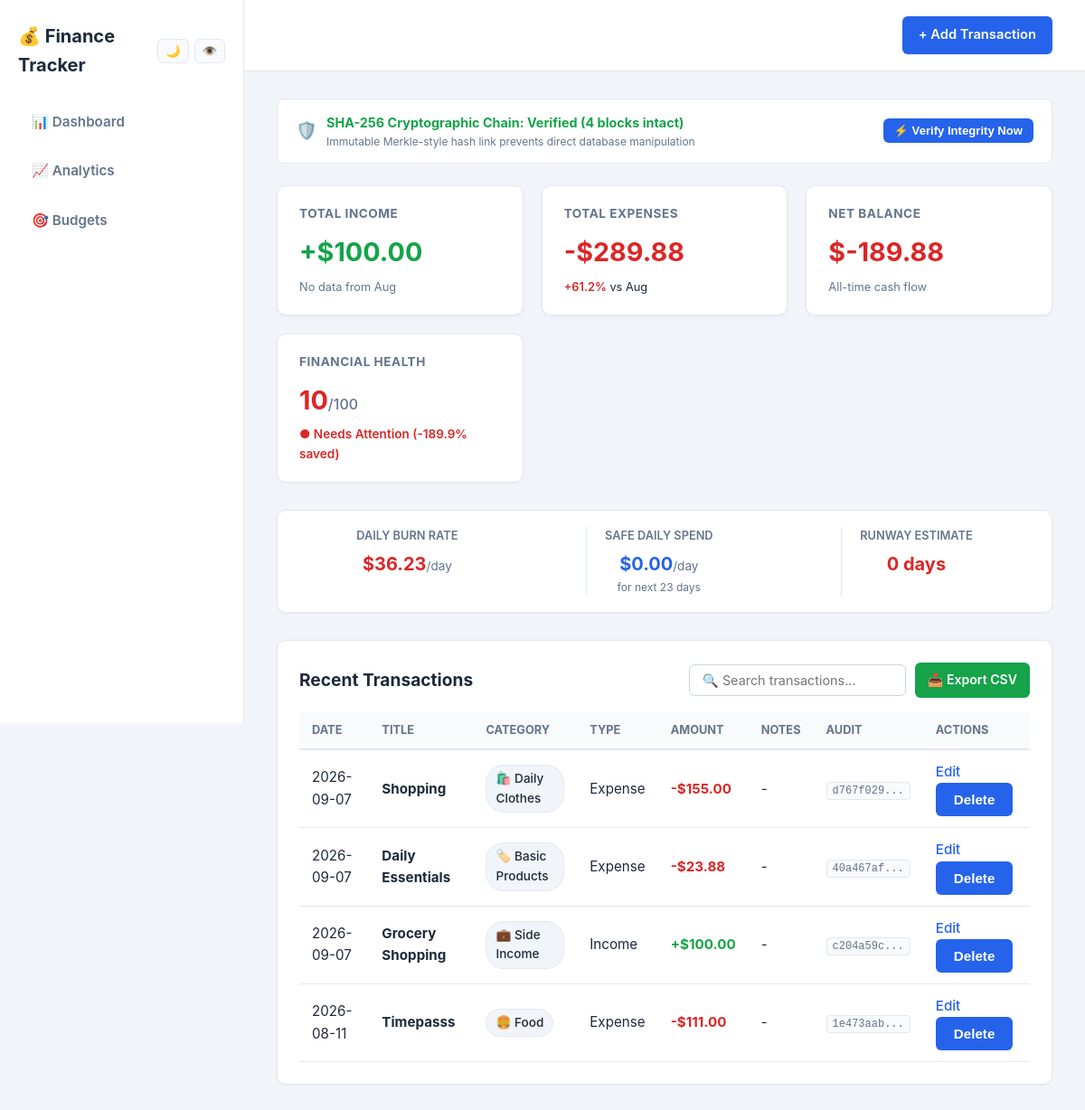
Before: / with the older database file.
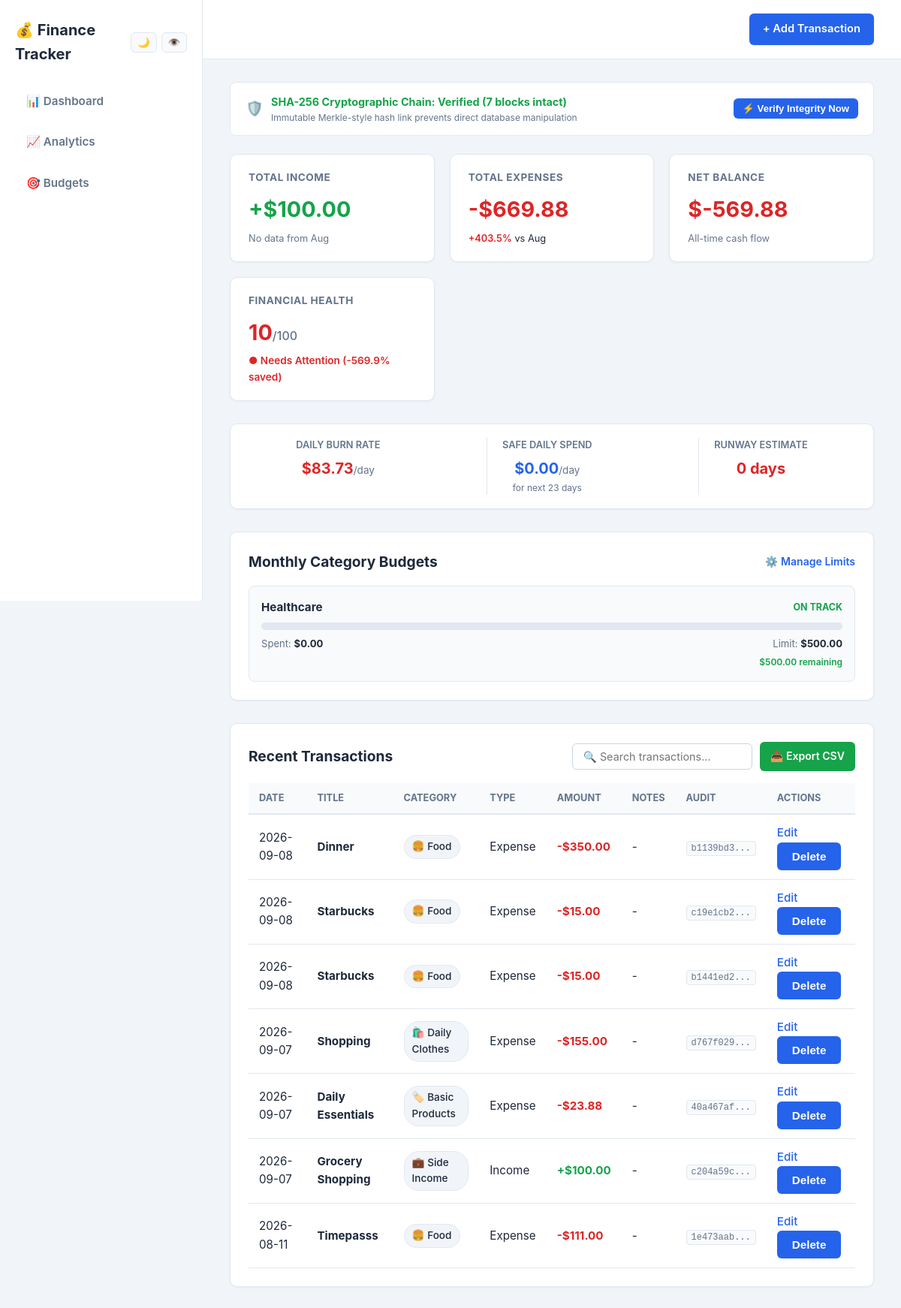
After: the same page with the newer database file.
### tables this page shows
CREATE TABLE transactions (
    id INTEGER PRIMARY KEY AUTOINCREMENT,
    title TEXT NOT NULL,
    amount REAL NOT NULL CHECK(amount > 0),
    type TEXT NOT NULL CHECK(type IN ('income', 'expense')),
    category TEXT NOT NULL,
    date TEXT NOT NULL CHECK(date GLOB '[0-9][0-9][0-9][0-9]-[0-1][0-9]-[0-3][0-9]'),
    notes TEXT
, prev_hash TEXT NOT NULL DEFAULT '0', curr_hash TEXT NOT NULL DEFAULT '');

CREATE TABLE budgets (
    id INTEGER PRIMARY KEY AUTOINCREMENT,
    category TEXT UNIQUE NOT NULL,
    monthly_limit REAL NOT NULL CHECK(monthly_limit > 0)
);

### app.py (the view)
@app.route('/')
def index():
    conn = get_db_connection()
    ensure_hash_columns(conn)
    transactions = conn.execute(
        'SELECT * FROM transactions ORDER BY date DESC, id DESC'
    ).fetchall()
    total_income = sum(row['amount'] for row in transactions if row['type'] == 'income')
    total_expense = sum(row['amount'] for row in transactions if row['type'] == 'expense')
    balance = total_income - total_expense
    health_stats = calculate_financial_health(total_income, total_expense)
    burn_stats = calculate_burn_rate_and_runway(total_expense, balance)
    comparison = get_month_comparison(conn)
    budget_progress = get_budget_progress(conn)
    is_valid, bad_id, total_checked = verify_ledger_integrity(conn)
    anomalies, flagged_ids = detect_anomalies(conn, transactions)
    conn.close()
    return render_template(
        'index.html',
        transactions=transactions,
        total_income=total_income,
        total_expense=total_expense,
        balance=balance,
        health_stats=health_stats,
        burn_stats=burn_stats,
        comparison=comparison,
        budget_progress=budget_progress,
        ledger_valid=is_valid,
        compromised_id=bad_id,
        total_verified=total_checked,
        anomalies=anomalies,
        flagged_ids=flagged_ids
    )

### templates/index.html (shortened to what this page needs)
{% extends 'base.html' %}
{% block content %}
<div style="background: var(--bg-card); padding: 14px 20px; border-radius: 8px; border: 1px solid var(--border-color); margin-bottom: 24px; display: flex; justify-content: space-between; align-items: center; flex-wrap: wrap; gap: 12px;">
    <div style="display: flex; align-items: center; gap: 10px;">
        <span style="font-size: 1.2rem;">{% if ledger_valid %}🛡️{% else %}🚨{% endif %}</span>
        <div>
            <div style="font-size: 0.9rem; font-weight: 700; color: {% if ledger_valid %}var(--income){% else %}var(--expense){% endif %};">
                {% if ledger_valid %}
                    SHA-256 Cryptographic Chain: Verified ({{ total_verified }} blocks intact)
                {% else %}
                    TAMPER ALERT: Broken Chain at Transaction #{{ compromised_id }}!
                {% endif %}
            </div>
            <div style="font-size: 0.75rem; color: var(--text-muted);">Immutable Merkle-style hash link prevents direct database manipulation</div>
        </div>
    </div>
    <form method="POST" action="{{ url_for('audit_verify') }}" style="margin: 0; padding: 0; background: none; border: none; box-shadow: none;">
        <button type="submit" class="btn-control" style="font-size: 0.82rem; padding: 6px 12px; cursor: pointer;">
            ⚡ Verify Integrity Now
        </button>
    </form>
</div>
<section class="summary">
    <div class="card income">
        <h3>Total Income</h3>
        <p class="money-value" style="color: var(--income);">+${{ "%.2f"|format(total_income) }}</p>
        <div style="font-size: 0.8rem; margin-top: 6px;">
            {% if comparison.income_change is not none %}
                {% if comparison.income_change >= 0 %}
                    <span style="color: var(--income); font-weight: 600;">+{{ comparison.income_change }}%</span> vs {{ comparison.prev_month_name }}
                {% else %}
                    <span style="color: var(--expense); font-weight: 600;">{{ comparison.income_change }}%</span> vs {{ comparison.prev_month_name }}
                {% endif %}
            {% else %}
                <span style="color: var(--text-muted);">No data from {{ comparison.prev_month_name }}</span>
            {% endif %}
        </div>
    </div>
    <div class="card expense">
        <h3>Total Expenses</h3>
        <p class="money-value" style="color: var(--expense);">-${{ "%.2f"|format(total_expense) }}</p>
        <div style="font-size: 0.8rem; margin-top: 6px;">
            {% if comparison.expense_change is not none %}
                {% if comparison.expense_change <= 0 %}
                    <span style="color: var(--income); font-weight: 600;">{{ comparison.expense_change }}%</span> vs {{ comparison.prev_month_name }}
                {% else %}
                    <span style="color: var(--expense); font-weight: 600;">+{{ comparison.expense_change }}%</span> vs {{ comparison.prev_month_name }}
                {% endif %}
            {% else %}
                <span style="color: var(--text-muted);">No data from {{ comparison.prev_month_name }}</span>
            {% endif %}
        </div>
    </div>
    <div class="card balance">
        <h3>Net Balance</h3>
        <p class="money-value" style="color: {% if balance >= 0 %}var(--income){% else %}var(--expense){% endif %};">
            ${{ "%.2f"|format(balance) }}
        </p>
        <div style="font-size: 0.8rem; margin-top: 6px; color: var(--text-muted);">
            All-time cash flow
        </div>
    </div>
    <div class="card health">
        <h3>Financial Health</h3>
        <p style="color: {{ health_stats.color }};">
            {{ health_stats.score }}<span style="font-size: 1rem; color: var(--text-muted); font-weight: 500;">/100</span>
        </p>
        <div style="font-size: 0.85rem; margin-top: 4px; color: {{ health_stats.color }}; font-weight: 600;">
            ● {{ health_stats.status }} ({{ health_stats.savings_rate }}% saved)
        </div>
    </div>
</section>
<section style="background: var(--bg-card); padding: 18px 24px; border-radius: 10px; border: 1px solid var(--border-color); box-shadow: 0 1px 3px rgba(0,0,0,0.05); margin-bottom: 30px; display: flex; justify-content: space-around; flex-wrap: wrap; gap: 15px; text-align: center;">
    <div>
        <div style="font-size: 0.8rem; color: var(--text-muted); text-transform: uppercase; font-weight: 600;">Daily Burn Rate</div>
        <div class="money-value" style="font-size: 1.25rem; font-weight: 700; color: var(--expense); margin-top: 4px;">
            ${{ "%.2f"|format(burn_stats.daily_burn_rate) }}<span style="font-size: 0.85rem; color: var(--text-muted); font-weight: normal;">/day</span>
        </div>
    </div>
    <div style="border-left: 1px solid var(--border-color); padding-left: 20px;">
        <div style="font-size: 0.8rem; color: var(--text-muted); text-transform: uppercase; font-weight: 600;">Safe Daily Spend</div>
        <div class="money-value" style="font-size: 1.25rem; font-weight: 700; color: var(--primary); margin-top: 4px;">
            ${{ "%.2f"|format(burn_stats.safe_daily_spend) }}<span style="font-size: 0.85rem; color: var(--text-muted); font-weight: normal;">/day</span>
        </div>
        <div style="font-size: 0.75rem; color: var(--text-muted);">for next {{ burn_stats.days_remaining }} days</div>
    </div>
    <div style="border-left: 1px solid var(--border-color); padding-left: 20px;">
        <div style="font-size: 0.8rem; color: var(--text-muted); text-transform: uppercase; font-weight: 600;">Runway Estimate</div>
        <div style="font-size: 1.25rem; font-weight: 700; color: {% if burn_stats.runway_days and burn_stats.runway_days > 30 %}var(--income){% elif burn_stats.runway_days and burn_stats.runway_days > 14 %}#f59e0b{% else %}var(--expense){% endif %}; margin-top: 4px;">
            {% if burn_stats.runway_days is not none %}
                {{ burn_stats.runway_days }} days
            {% else %}
                ∞ (No burn)
            {% endif %}
        </div>
    </div>
</section>
{% if budget_progress %}
<section style="background: var(--bg-card); padding: 24px; border-radius: 10px; border: 1px solid var(--border-color); box-shadow: 0 1px 3px rgba(0,0,0,0.05); margin-bottom: 30px;">
    <div style="display: flex; justify-content: space-between; align-items: center; margin-bottom: 16px;">
        <h2 style="font-size: 1.2rem; color: var(--text-primary);">Monthly Category Budgets</h2>
        <a href="{{ url_for('manage_budgets') }}" style="font-size: 0.88rem; color: var(--primary); text-decoration: none; font-weight: 600;">⚙️ Manage Limits</a>
    </div>
    <div style="display: grid; grid-template-columns: repeat(auto-fit, minmax(260px, 1fr)); gap: 20px;">
        {% for b in budget_progress %}
        <div style="background: var(--bg-subtle); padding: 16px; border-radius: 8px; border: 1px solid var(--border-color);">
            <div style="display: flex; justify-content: space-between; align-items: center; margin-bottom: 8px;">
                <span style="font-weight: 700; font-size: 0.95rem; color: var(--text-primary);">{{ b.category }}</span>
                <span style="font-size: 0.78rem; font-weight: 700; color: {{ b.color }}; text-transform: uppercase;">{{ b.status }}</span>
            </div>
            <div style="background: var(--border-color); height: 10px; border-radius: 5px; overflow: hidden; margin-bottom: 8px;">
            </div>
            <div style="display: flex; justify-content: space-between; font-size: 0.82rem; color: var(--text-muted);">
                <span>Spent: <strong class="money-value" style="color: var(--text-primary);">${{ "%.2f"|format(b.spent) }}</strong></span>
                <span>Limit: <strong class="money-value" style="color: var(--text-primary);">${{ "%.2f"|format(b.limit) }}</strong></span>
            </div>
            <div style="text-align: right; font-size: 0.75rem; margin-top: 4px; color: {% if b.remaining < 0 %}var(--expense){% else %}var(--income){% endif %}; font-weight: 600;">
                {% if b.remaining < 0 %}
                    Over by ${{ "%.2f"|format(b.remaining|abs) }}
                {% else %}
                    ${{ "%.2f"|format(b.remaining) }} remaining
                {% endif %}
            </div>
        </div>
        {% endfor %}
    </div>
</section>
{% endif %}
<section class="transactions">
    <div class="table-header-row">
        <h2>Recent Transactions</h2>
        <div style="display: flex; gap: 10px; align-items: center; flex-wrap: wrap;">
            <input type="text" id="transactionSearch" class="search-input" placeholder="🔍 Search transactions..." onkeyup="filterTransactions()">
            <a href="{{ url_for('export_csv') }}" style="background: var(--income); color: white; padding: 8px 14px; border-radius: 6px; text-decoration: none; font-size: 0.88rem; font-weight: 600; display: inline-flex; align-items: center; gap: 6px;">
                📥 Export CSV
            </a>
        </div>
    </div>
    <table id="transactionsTable">
        <thead>
            <tr>
                <th>Date</th>
                <th>Title</th>
                <th>Category</th>
                <th>Type</th>
                <th>Amount</th>
                <th>Notes</th>
                <th>Audit</th>
                <th>Actions</th>
            </tr>
        </thead>
        <tbody>
            {% for t in transactions %}
            <tr class="transaction-row" style="{% if t['id'] in flagged_ids %}background: rgba(220, 38, 38, 0.05);{% endif %}">
                <td>{{ t['date'] }}</td>
                <td class="searchable-title">
                    <strong>{{ t['title'] }}</strong>
                </td>
                <td>
                    <span class="category-badge">
                        {% set cat = t['category']|lower %}
                        {% if 'food' in cat or 'grocer' in cat or 'din' in cat %}🍔
                        {% elif 'salary' in cat or 'income' in cat or 'freelance' in cat %}💼
                        {% elif 'rent' in cat or 'house' in cat or 'home' in cat %}🏠
                        {% elif 'util' in cat or 'bill' in cat or 'electric' in cat %}💡
                        {% elif 'trans' in cat or 'car' in cat or 'fuel' in cat or 'uber' in cat %}🚗
                        {% elif 'shop' in cat or 'cloth' in cat %}🛍️
                        {% elif 'entertain' in cat or 'movie' in cat or 'game' in cat %}🎬
                        {% elif 'health' in cat or 'med' in cat or 'doctor' in cat %}💊
                        {% else %}🏷️{% endif %}
                        {{ t['category'] }}
                    </span>
                </td>
                <td>{{ t['type']|capitalize }}</td>
                <td class="money-value" style="font-weight: bold; color: {% if t['type'] == 'income' %}var(--income){% else %}var(--expense){% endif %};">
                    {% if t['type'] == 'income' %}+{% else %}-{% endif %}${{ "%.2f"|format(t['amount']) }}
                </td>
                <td class="searchable-notes">{{ t['notes'] if t['notes'] else '-' }}</td>
                <td>
                    <code style="font-size: 0.75rem; background: var(--bg-subtle); padding: 2px 6px; border-radius: 4px; border: 1px solid var(--border-color); color: var(--text-muted);" title="{{ t['curr_hash'] }}">
                        {{ (t['curr_hash'] or '00000000')[:8] }}...
                    </code>
                </td>
                <td>
                    <a href="{{ url_for('edit_transaction', id=t['id']) }}">Edit</a>
                    <form method="POST" action="{{ url_for('delete_transaction', id=t['id']) }}" style="display:inline;">
                        <button type="submit" onclick="return confirm('Are you sure you want to delete this transaction?');">Delete</button>
                    </form>
                </td>
            </tr>
            {% else %}
            <tr>
                <td colspan="8" style="text-align: center; padding: 20px; color: var(--text-muted);">
                    No transactions found. <a href="{{ url_for('add_transaction') }}">Add one to get started!</a>
                </td>
            </tr>
            {% endfor %}
        </tbody>
    </table>
</section>
{% endblock %}

### templates/base.html (shortened to what this page needs)
<!DOCTYPE html>
<html lang="en">
<head>
</head>
<body>
    <div class="app-layout">
        <aside class="sidebar">
            <div class="sidebar-brand-box">
                <div class="brand-header-row">
                    <a href="{{ url_for('index') }}" class="logo">💰 Finance Tracker</a>
                    <div class="toggle-btn-group">
                        <button id="themeToggle" class="btn-control" onclick="toggleTheme()" title="Toggle Dark/Light Mode">
                            <span id="themeIcon">🌙</span>
                        </button>
                        <button id="privacyToggle" class="btn-control" onclick="togglePrivacyMode()" title="Toggle Private Numbers">
                            <span id="privacyIcon">👁️</span>
                        </button>
                    </div>
                </div>
            </div>
            <ul class="sidebar-nav">
                <li><a href="{{ url_for('index') }}">📊 Dashboard</a></li>
                <li><a href="{{ url_for('analytics') }}">📈 Analytics</a></li>
                <li><a href="{{ url_for('manage_budgets') }}">🎯 Budgets</a></li>
            </ul>
        </aside>
        <div class="main-wrapper">
            <header class="content-top-header">
                <a href="{{ url_for('add_transaction') }}" class="btn-add-transaction">
                    + Add Transaction
                </a>
            </header>
            <main class="page-content">
                {% block content %}{% endblock %}
            </main>
        </div>
    </div>
</body>
</html>

Changed rows visible on the page:
added budgets: category "Healthcare", status "ON TRACK", spent "0.00", limit "500.00", remaining "500.00"
added transactions: date "2026-09-08", title "Dinner", category "Food", type "Expense", amount "350.00", notes "-", curr_hash "b1139bd3"
added transactions: date "2026-09-08", title "Starbucks", category "Food", type "Expense", amount "15.00", notes "-", curr_hash "c19e1cb2"
added transactions: date "2026-09-08", title "Starbucks", category "Food", type "Expense", amount "15.00", notes "-", curr_hash "b1441ed2"
Other visible differences:
{{ total_verified }}: "4" → "7"
{{ "%.2f"|format(total_expense) }}: "289.88" → "669.88"
{{ comparison.expense_change }}: "61.2" → "403.5"
{{ "%.2f"|format(balance) }}: "-189.88" → "-569.88"
{{ health_stats.savings_rate }}: "-189.9" → "-569.9"
{{ "%.2f"|format(burn_stats.daily_burn_rate) }}: "36.23" → "83.73"
text now shown: "Monthly Category Budgets ⚙️ Manage Limits"
